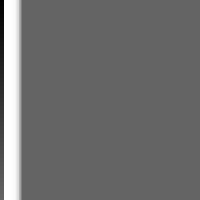
Frame 1 (no input)
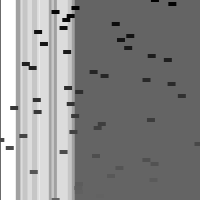
Frame 60 (the mouse pressed at the canvas centre just before this capture)
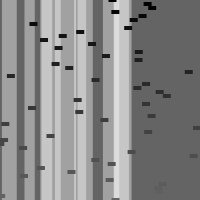
Frame 120 (the mouse held since frame 60 and released just before this capture)

The Processing sketch that drew these frames (run headless with seeded random() and noise(); from frame 60 on, the mouse is pressed at the canvas centre):

// Processing sketch: exo16_2
// ── exo16_2.pde
Bandes[] bandes = new Bandes[10];
Voiture[] voitures = new Voiture[100];

void setup() {
  size(200, 200);
  for (int i = 0; i < bandes.length; i++) {
    bandes[i] = new Bandes();
  }
  for (int i = 0; i < voitures.length; i++) {
    voitures[i] = new Voiture(0, i * 4, random(1, 5), color(i * 2), 8);
  }
}

void draw() {
  background(100);

  for (int i = 0; i < bandes.length; i++) {
    bandes[i].bouger();
    bandes[i].mouse = false;

    for (int j = 0; j < voitures.length; j++) {
      bandes[i].rollover(voitures[j].x);
    }

    bandes[i].dessiner();
  }

  for (int i = 0; i < voitures.length; i++) {
    voitures[i].dessiner();
    voitures[i].bouger();
  }
}

// ── Bandes.pde
class Bandes {
  float x;
  float v;
  float w;
  boolean mouse;

  Bandes() {
    x = 0;
    v = random(1);
    w = random(10, 30);
    mouse = false;
  }

  void dessiner() {
    if(mouse) {
      fill(255);
    } else {
      fill(255, 100);
    }
    noStroke();
    rectMode(CORNER);
    rect(x, 0, w, height);
  }

  void bouger() {
    x += v;
    if(x > width) x = -w;
  }

  void rollover(float mx) {
    mouse = (mx > x && mx < x + w);
  }
}

// ── Voiture.pde
class Voiture {
  // attributs
  float x, y;
  float vitesse;
  color couleur;
  float taille;

  // constructeurs
  Voiture() {
    x = 0;
    y = height / 2;
    vitesse = 1;
    couleur = color(255, 0, 0);
    taille = 50;
  }

  Voiture(float x, float y, float vitesse, color couleur, float taille) {
    this.x = x;
    this.y = y;
    this.vitesse = vitesse;
    this.couleur = couleur;
    this.taille = taille;
  }

  // méthodes
  void dessiner() {
    rectMode(CENTER);
    fill(couleur);
    rect(x, y, taille, taille / 2);
  }

  void bouger() {
    x = (x + vitesse) % width;
  }
}
